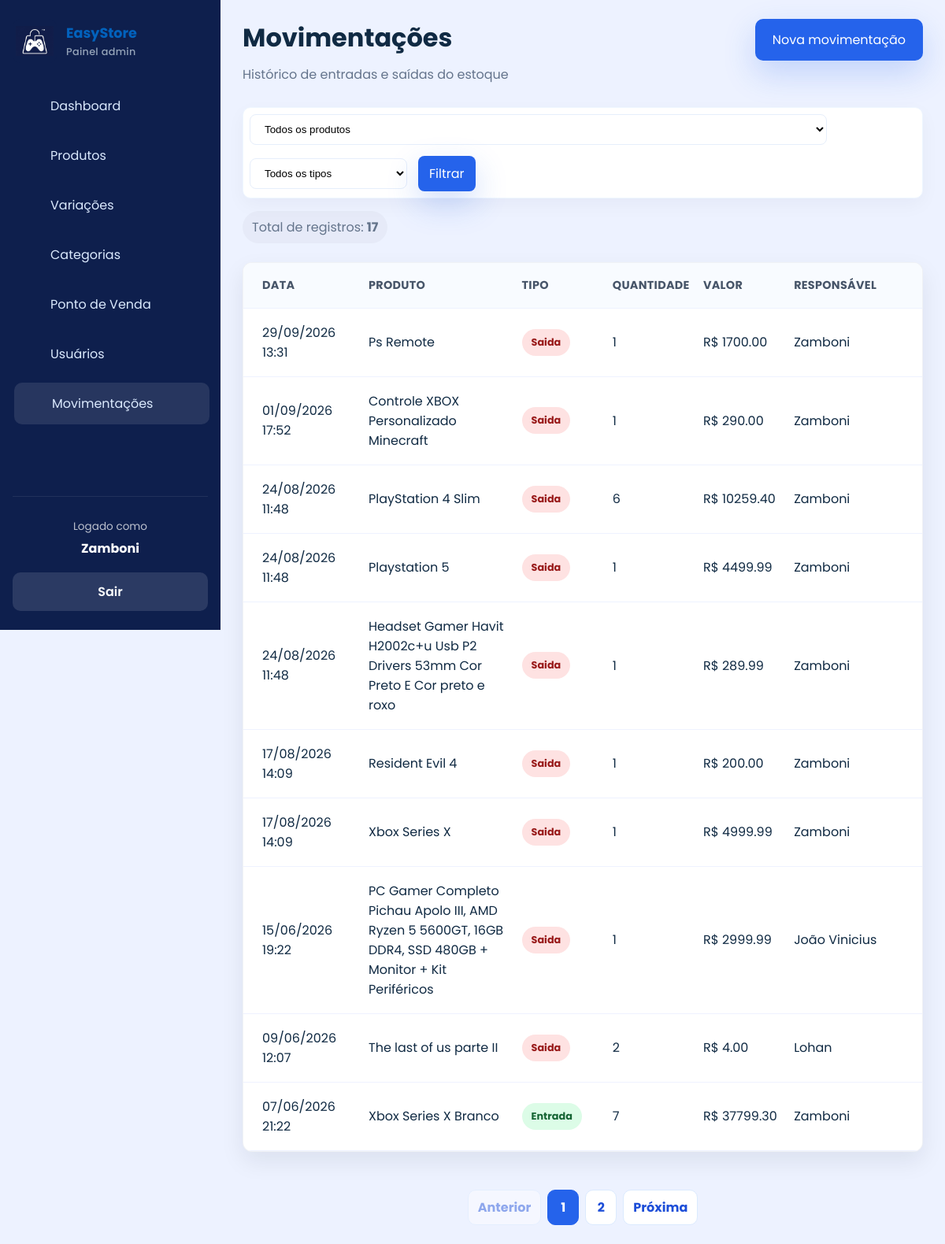
The app's page /movimentacoes/ (signed in) with its own data.
### app/models/usuario.py (models this page shows)
class Usuario(Base):
    __tablename__ = "usuarios"
    id = Column(Integer, primary_key=True, autoincrement=True)
    nome = Column(String(167), nullable=False)
    email = Column(String(167), unique=True, index=True, nullable=False)
    senha_hash = Column(String(255), nullable=False)
    role = Column(String(20), nullable=False, default="operador")
    ativo = Column(Boolean, default=True)
    criado_em = Column(DateTime, server_default=func.now())
    xp_total = Column(Integer, nullable=False, default=0)
    nivel = Column(Integer, nullable=False, default=1)
    moedas_resgate = Column(Integer, nullable=False, default=0)
    cliente_perfil = relationship(
        "Cliente",
        back_populates="usuario",
        uselist=False,
    )

### app/models/movimentacao.py (models this page shows, shortened)
class Movimentacao(Base):
    __tablename__ = "movimentacoes"
    id = Column(Integer, primary_key=True, autoincrement=True, index=True)
    tipo = Column(Enum(Tipo_de_movimentacao), nullable=False)
    quantidade = Column(Integer, nullable=False)
    preco_unitario = Column(Float, nullable=False, default=0.0)
    observacao = Column(String(255), nullable=True)
    criando_em = Column(DateTime, server_default=func.now())
    produto_id = Column(Integer, ForeignKey("produtos.id", ondelete="CASCADE"), nullable=False)
    usuario_id = Column(Integer, ForeignKey("usuarios.id", ondelete="SET NULL"), nullable=False)
    produto = relationship(
        "Produto",
        backref=backref("movimentacoes", cascade="all, delete-orphan", passive_deletes=True),
    )
    usuario = relationship("Usuario", backref="movimentacoes")

### app/models/produto.py (models this page shows, shortened)
class Produto(Base):
    __tablename__ = "produtos"
    id = Column(Integer, primary_key=True, autoincrement=True, index=True)
    nome = Column(String(167), nullable=False, index=True)
    preco = Column(Float, nullable=False, default=0.0)
    plataforma = Column(String(100), nullable=False)
    descricao = Column(String(255), nullable=True)
    estoque_atual = Column(Integer, nullable=False, default=0)
    estoque_minimo = Column(Integer, nullable=False, default=5)
    ativo = Column(Boolean, default=True)
    imagem_path = Column(String(255), nullable=True)
    categoria_id = Column(Integer, ForeignKey("categorias.id", ondelete="SET NULL"), nullable=True)
    categoria = relationship("Categoria", back_populates="produtos")
    variacoes = relationship("ProdutoVariacao", back_populates="produto", cascade="all, delete-orphan")

### app/controllers/movimentacao_controller.py (the view)
@router.get("/")
def listar_movimentacoes(
    request: Request,
    produto_id: int = 0,
    tipo: str = "",
    pagina: int = 1,
    por_pagina: int = 10,
    db: Session = Depends(get_db),
    usuario=Depends(get_admin),
):
    query = db.query(Movimentacao).order_by(Movimentacao.criando_em.desc())
    if produto_id:
        query = query.filter(Movimentacao.produto_id == produto_id)
    if tipo in {item.value for item in Tipo_de_movimentacao}:
        query = query.filter(Movimentacao.tipo == Tipo_de_movimentacao(tipo))
    total_movimentacoes = query.count()
    por_pagina = min(max(por_pagina, 1), 10)
    total_paginas = math.ceil(total_movimentacoes / por_pagina) if total_movimentacoes else 1
    pagina = min(max(pagina, 1), total_paginas)
    movimentacoes = query.offset((pagina - 1) * por_pagina).limit(por_pagina).all()
    produtos = db.query(Produto).filter(Produto.ativo == True).order_by(Produto.nome).all()
    return templates.TemplateResponse(
        request,
        "admin/movimentacoes.html",
        {
            "request": request,
            "usuario": usuario,
            "movimentacoes": movimentacoes,
            "produtos": produtos,
            "produto_id": produto_id,
            "tipo": tipo,
            "pagina": pagina,
            "por_pagina": por_pagina,
            "total_paginas": total_paginas,
            "total_movimentacoes": total_movimentacoes,
            "page_title": "Movimentações",
            "page_subtitle": "Histórico de entradas e saídas do estoque",
            "css_path": "css/movimentacoes.css",
            "active": "movimentacoes",
            "extra_button": {"href": "/movimentacoes/nova", "label": "Nova movimentação"},
        },
    )

### app/templates/admin/movimentacoes.html (shortened to what this page needs)
{% extends "admin/base.html" %}
{% block content %}
<div class="page-actions">
  <form class="search-bar" action="/movimentacoes" method="get">
    <select name="produto_id">
      <option value="0">Todos os produtos</option>
    </select>
    <select name="tipo">
      <option value="">Todos os tipos</option>
    </select>
    <button type="submit" class="btn btn-primary">Filtrar</button>
  </form>
  <span class="detail-pill">Total de registros: <strong>{{ total_movimentacoes }}</strong></span>
</div>
<div class="table-card movements-table">
  <div class="table-row header">
    <div>Data</div>
    <div>Produto</div>
    <div>Tipo</div>
    <div>Quantidade</div>
    <div>Valor</div>
    <div>Responsável</div>
  </div>
  {% for movimento in movimentacoes %}
  <div class="table-row">
    <div>{{ movimento.criando_em.strftime('%d/%m/%Y %H:%M') if movimento.criando_em else '-' }}</div>
    <div>
      <a href="/movimentacoes/produto/{{ movimento.produto_id }}">{{ movimento.produto.nome if movimento.produto else '-' }}</a>
    </div>
    <div><span class="status-badge {{ movimento.tipo.value }}">{{ movimento.tipo.value|capitalize }}</span></div>
    <div>{{ movimento.quantidade }}</div>
    <div>R$ {{ "%.2f"|format(movimento.valor_total) }}</div>
    <div>{{ movimento.usuario.nome if movimento.usuario else '-' }}</div>
  </div>
  {% else %}
  <div class="empty-state">Nenhuma movimentação encontrada.</div>
  {% endfor %}
</div>
<nav class="pagination" aria-label="Paginação de movimentações">
  <a class="pagination-link {% if pagina == 1 %}disabled{% endif %}" href="/movimentacoes?produto_id={{ produto_id }}&tipo={{ tipo }}&por_pagina={{ por_pagina }}&pagina={{ pagina - 1 }}">Anterior</a>
  {% for numero in range(1, total_paginas + 1) %}
  <a class="pagination-link {% if numero == pagina %}active{% endif %}" href="/movimentacoes?produto_id={{ produto_id }}&tipo={{ tipo }}&por_pagina={{ por_pagina }}&pagina={{ numero }}">{{ numero }}</a>
  {% endfor %}
  <a class="pagination-link {% if pagina == total_paginas %}disabled{% endif %}" href="/movimentacoes?produto_id={{ produto_id }}&tipo={{ tipo }}&por_pagina={{ por_pagina }}&pagina={{ pagina + 1 }}">Próxima</a>
</nav>
{% endblock %}

### app/templates/admin/base.html (shortened to what this page needs)
<!DOCTYPE html>
<html lang="pt-br">
<head>
  <link rel="stylesheet" href="{{ request.url_for('static', path='css/admin.css') }}?v=5">
  <link rel="stylesheet" href="{{ request.url_for('static', path='css/confirm.css') }}?v=1">
  {% if css_path and css_path != 'css/admin.css' %}
  <link rel="stylesheet" href="{{ request.url_for('static', path=css_path) }}?v=7">
  {% endif %}
</head>
<body>
  <div class="admin-layout">
    <aside class="sidebar">
      <a href="/" class="brand-block">
        <img src="{{ request.url_for('static', path='img/logo2.jpg') }}" alt="EasyStore" class="brand-logo">
        <div>
          <strong>EasyStore</strong>
          <span>Painel admin</span>
        </div>
      </a>
      {% if usuario %}
        {% if usuario is mapping %}
          {% set role = usuario.get('role') %}
          {% set logged_name = usuario.get('nome', usuario.get('sub', 'Usuário')) %}
        {% else %}
          {% set role = usuario.role %}
          {% set logged_name = usuario.nome if usuario.nome else 'Usuário' %}
        {% endif %}
      {% else %}
        {% set role = None %}
        {% set logged_name = 'Usuário' %}
      {% endif %}
      <nav class="sidebar-nav">
        {% if role == 'admin' %}
        <a href="/admin" class="{% if active == 'home' %}active{% endif %}">Dashboard</a>
        <a href="/produtos" class="{% if active == 'produtos' %}active{% endif %}">Produtos</a>
        <a href="/produtos/variacoes" class="{% if active == 'variacoes' %}active{% endif %}">Variações</a>
        <a href="/categorias" class="{% if active == 'categorias' %}active{% endif %}">Categorias</a>
        <a href="/admin/pos" class="{% if active == 'pos' %}active{% endif %}">Ponto de Venda</a>
        <a href="/usuarios" class="{% if active == 'usuarios' %}active{% endif %}">Usuários</a>
        <a href="/movimentacoes" class="{% if active == 'movimentacoes' %}active{% endif %}">Movimentações</a>
        {% elif role == 'operador' %}
        <a href="/pdv" class="{% if active == 'pos' %}active{% endif %}"><span></span>Ponto de Venda</a>
        {% endif %}
      </nav>
      <div class="sidebar-footer">
        <div class="profile-card">
          <span>Logado como</span>
          <strong>{{ logged_name }}</strong>
        </div>
        <a href="/auth/logout" class="logout-btn">Sair</a>
      </div>
    </aside>
    <main class="admin-content">
      <header class="topbar">
        <div>
          <h1>{{ page_title }}</h1>
          {% if page_subtitle %}
          <p class="subtitle">{{ page_subtitle }}</p>
          {% endif %}
        </div>
        {% if extra_button %}
        <a href="{{ extra_button.href }}" class="btn btn-primary">{{ extra_button.label }}</a>
        {% endif %}
      </header>
      <section class="page-body">
        {% block content %}{% endblock %}
      </section>
    </main>
  </div>
</body>
</html>

### app/static/css/movimentacoes.css (style rules this page uses)
.movements-table .table-row { grid-template-columns: 1.2fr 1.8fr 1fr 1fr 1fr 1.4fr; }

### records on screen
Usuario: nome "Zamboni"
Movimentacao: criando_em "29/09/2026 13:31", produto "Ps Remote", tipo.value "Saida", quantidade "1", valor_total "1700.00", usuario "Zamboni"
Movimentacao: criando_em "01/09/2026 17:52", produto "Controle XBOX Personalizado Minecraft", tipo.value "Saida", quantidade "1", valor_total "290.00", usuario "Zamboni"
Movimentacao: criando_em "24/08/2026 11:48", produto "PlayStation 4 Slim", tipo.value "Saida", quantidade "6", valor_total "10259.40", usuario "Zamboni"
Movimentacao: criando_em "24/08/2026 11:48", produto "Playstation 5", tipo.value "Saida", quantidade "1", valor_total "4499.99", usuario "Zamboni"
Movimentacao: criando_em "24/08/2026 11:48", produto "Headset Gamer Havit H2002c+u Usb P2 Drivers 53mm Cor Preto E Cor preto e roxo", tipo.value "Saida", quantidade "1", valor_total "289.99", usuario "Zamboni"
Movimentacao: criando_em "17/08/2026 14:09", produto "Resident Evil 4", tipo.value "Saida", quantidade "1", valor_total "200.00", usuario "Zamboni"
Movimentacao: criando_em "17/08/2026 14:09", produto "Xbox Series X", tipo.value "Saida", quantidade "1", valor_total "4999.99", usuario "Zamboni"
Movimentacao: criando_em "15/06/2026 19:22", produto "PC Gamer Completo Pichau Apolo III, AMD Ryzen 5 5600GT, 16GB DDR4, SSD 480GB + Monitor + Kit Periféricos", tipo.value "Saida", quantidade "1", valor_total "2999.99", usuario "João Vinicius"
Movimentacao: criando_em "09/06/2026 12:07", produto "The last of us parte II", tipo.value "Saida", quantidade "2", valor_total "4.00", usuario "Lohan"
Movimentacao: criando_em "07/06/2026 21:22", produto "Xbox Series X Branco", tipo.value "Entrada", quantidade "7", valor_total "37799.30", usuario "Zamboni"

### other values on screen
{{ page_title }} "Movimentações"
{{ page_subtitle }} "Histórico de entradas e saídas do estoque"
{{ extra_button.label }} "Nova movimentação"
{{ total_movimentacoes }} "17"
{{ numero }} "1" "2"
